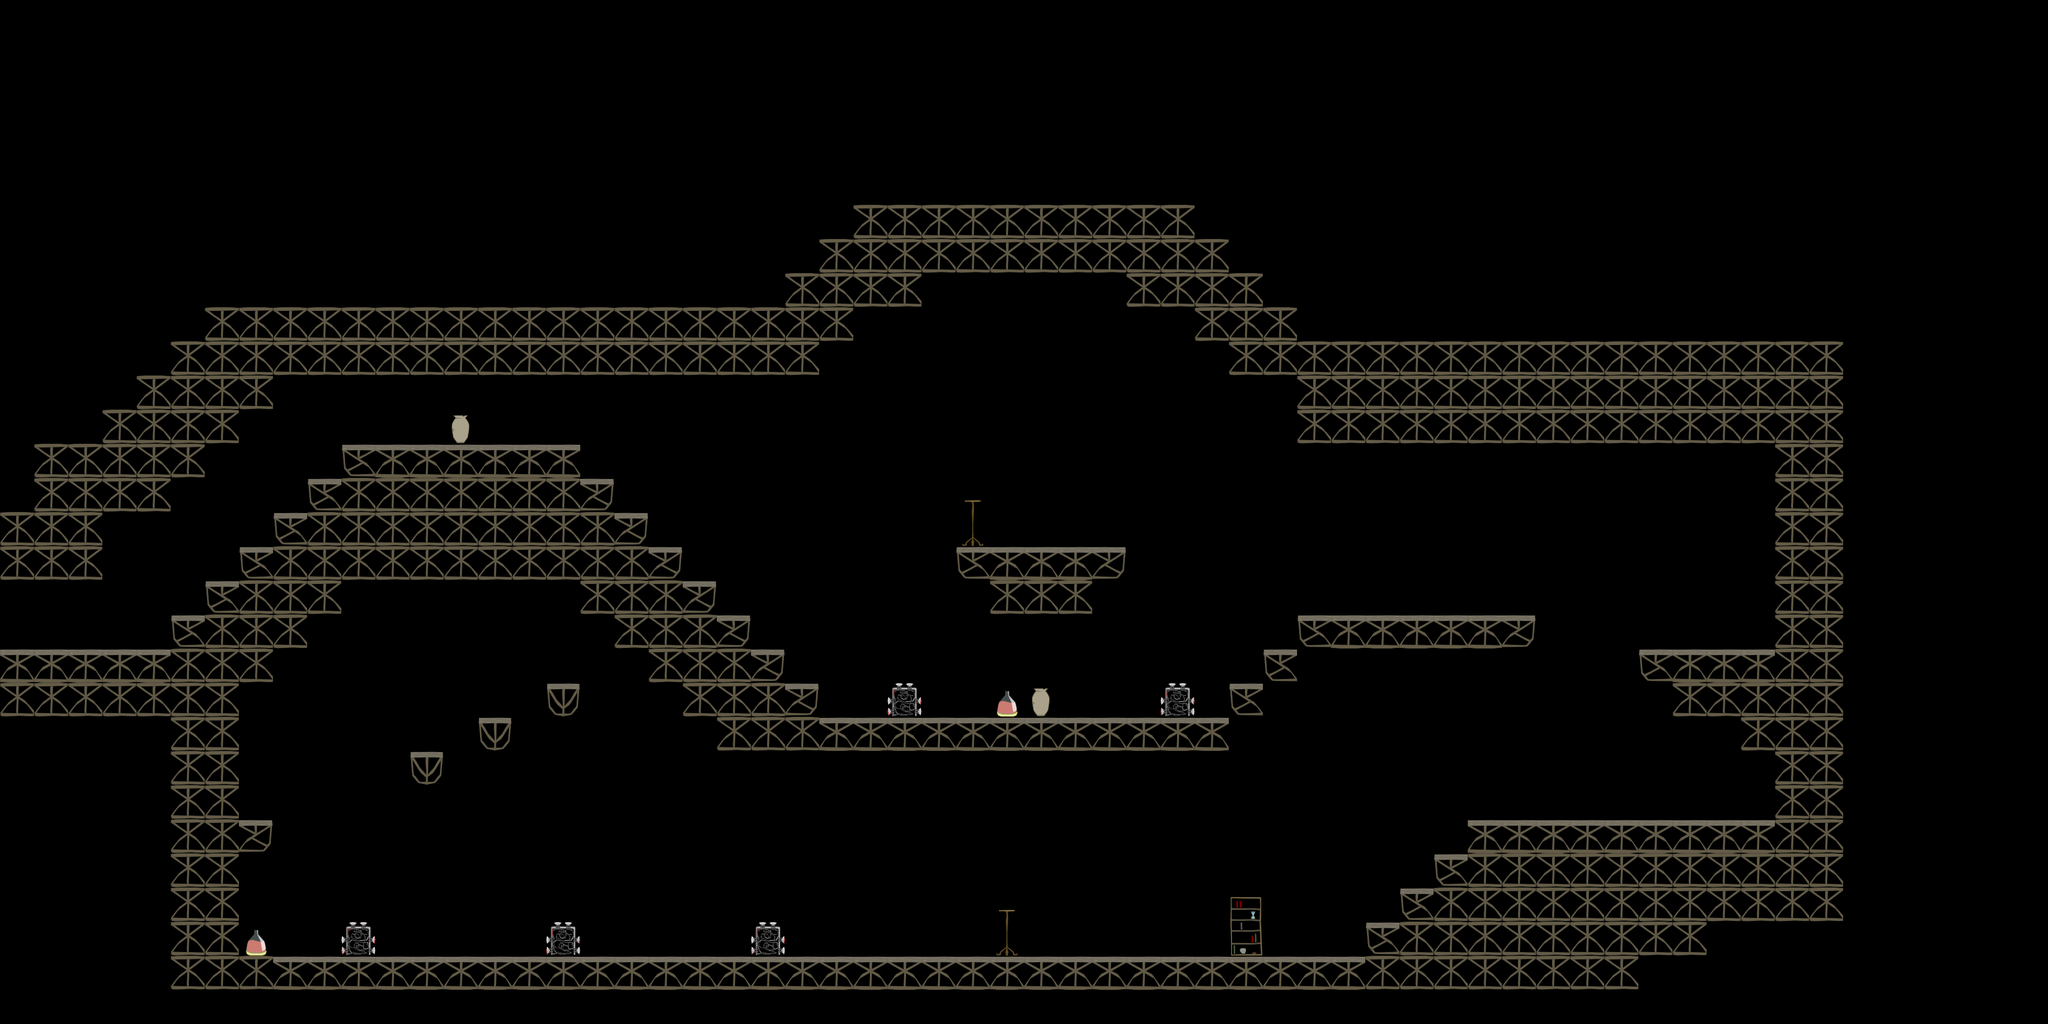

This is a level from a 2D game, rendered from its Tiled map with the project's own tilesets. A one-line summary and the map file follow, with tile-layer data summarised:
An orthogonal 60x30 tile map with 64x64 px tiles, 5 tile layers (background, walls, hazards, pickups, ...) and 10 objects (enemy1, enemy2, enemy3, enemy4, enemy5, ...).

<map version="1.0" orientation="orthogonal" width="60" height="30" tilewidth="64" tileheight="64">
 <tileset firstgid="1" name="standards" tilewidth="64" tileheight="64">
  <image source="DuelMapTiles-hd.png" width="256" height="256" />
 </tileset>
 <layer name="background" width="60" height="30">
  <data>[1800 cells, 6 non-empty, 3 distinct tile ids]</data>
 </layer>
 <layer name="walls" width="60" height="30">
  <data>[1800 cells, 392 non-empty, 5 distinct tile ids]</data>
 </layer>
 <layer name="hazards" width="60" height="30">
  <data>[1800 cells, 5 non-empty, 1 distinct tile ids]</data>
 </layer>
 <layer name="pickups" width="60" height="30">
  <data>[1800 cells, 2 non-empty, 1 distinct tile ids]</data>
 </layer>
 <layer name="falseWalls" width="60" height="30">
  <data>[1800 cells, 2 non-empty, 2 distinct tile ids]</data>
 </layer>
 <objectgroup name="enemies" width="60" height="30">
  <object name="enemy1" x="928" y="800" />
  <object name="enemy2" x="2016" y="992" />
  <object name="enemy3" x="3168" y="1504" />
  <object name="enemy4" x="928" y="1760" />
  <object name="enemy5" x="1824" y="928">
   <properties>
    <property name="bird" value="yes" />
   </properties>
  </object>
  <object name="enemy6" x="1888" y="1696">
   <properties>
    <property name="bird" value="yes" />
   </properties>
  </object>
 </objectgroup>
 <objectgroup name="doors" width="60" height="30">
  <object name="door1" x="35" y="1188">
   <properties>
    <property name="level" value="9" />
    <property name="spawn" value="2" />
   </properties>
  </object>
  <object name="door2" x="1059" y="1249">
   <properties>
    <property name="level" value="11" />
    <property name="spawn" value="1" />
   </properties>
  </object>
 </objectgroup>
 <objectgroup name="spawns" width="60" height="30">
  <object name="spawn1" x="123" y="1153" />
  <object name="spawn2" x="931" y="1281" />
 </objectgroup>
 <objectgroup name="relics" width="60" height="30" />
 <objectgroup name="climbing" width="60" height="30" />
</map>
